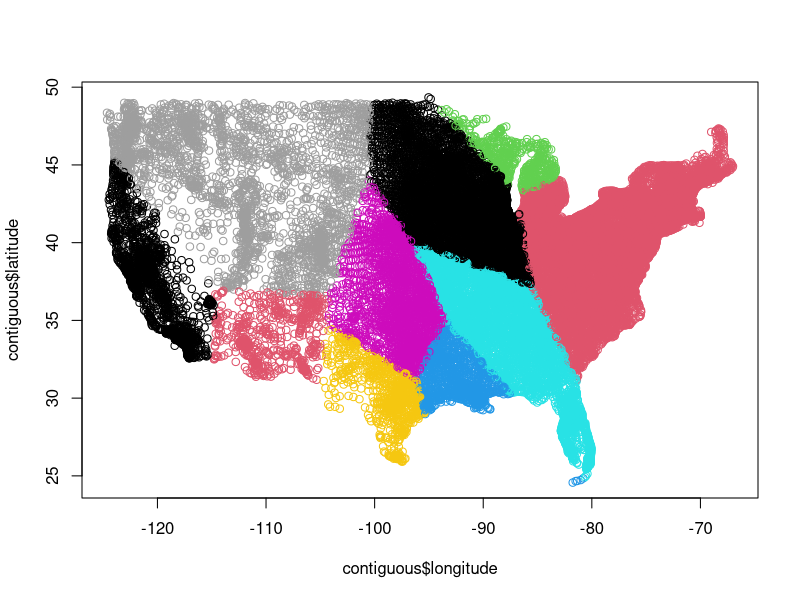
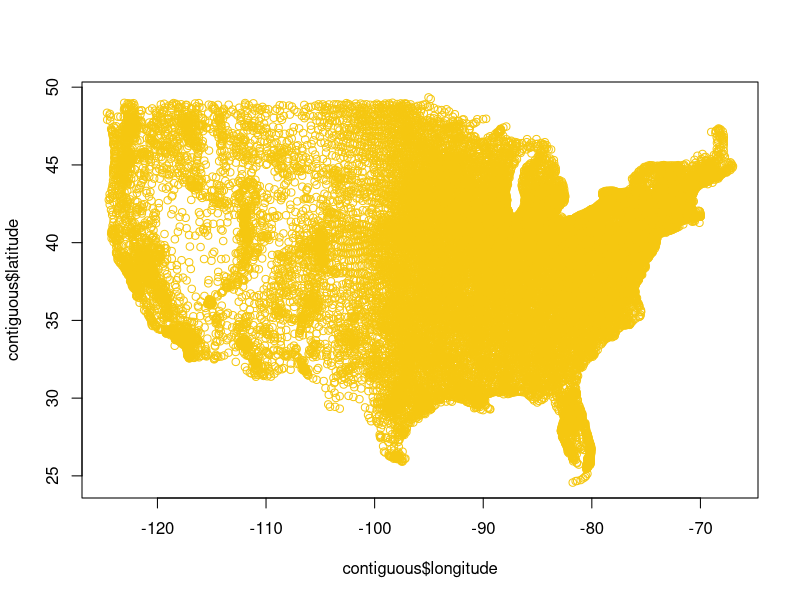

The R script that drew these images, in order: (Note: this script raises an error after producing the figures.)
census <- read.csv('us_census.csv')
contiguous <- census[!census$state %in% c('AK', 'HI', 'PR'),]

N <- 10

chosen_counties <- sample(1:nrow(contiguous), N)

centers <- matrix(0, nrow=N, ncol=2)

centers[,1] = contiguous$latitude[chosen_counties]
centers[,2] = contiguous$longitude[chosen_counties]

centers_df = contiguous[chosen_counties, 3:4]

#print(contiguous[1,])
#print(centers[1,])

dist_sq <- function(county, center){
  deltax <- county[1,'latitude'] - center[1]
  deltay <- county[1,'longitude'] - center[2]
  deltax^2 + deltay^2
}

belongs_to <- rep(0, nrow(contiguous))

number_of_reps <- 3

while(number_of_reps >= 1){
  
  for(county in 1:nrow(contiguous)){
    closest_center <- 1
    closest_distance <- dist_sq(contiguous[county,], centers[1,])
    
    for(cluster in 2:N){
      d <- dist_sq(contiguous[county,], centers[cluster,])
      if(d < closest_distance){
        closest_distance <- d
        closest_center <- cluster
      }
    }
    belongs_to[county] <- closest_center
  }
  
  
  plot(contiguous$longitude, contiguous$latitude, type='p', col=belongs_to)
  
  print(centers)
  
  for(num1 in 1:N){
    clust_of_interest <- contiguous[belongs_to==num1,]
    total_pop <- sum(clust_of_interest$population)
    
    new_latitude <- sum(clust_of_interest$latitude * clust_of_interest$population) / total_pop
    new_longitude <- sum(clust_of_interest$latitude * clust_of_interest$population) / total_pop
    
    centers[num1,1] <- new_latitude
    centers[num1,2] <- new_longitude
  }
  number_of_reps <- number_of_reps - 1
}
